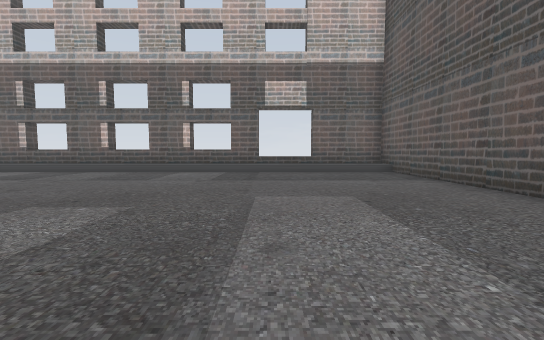
View 1 (above)

19 first-person views from a walk through a level from a Godot 3-D game. The camera is 1.4 m above the floor, tilts 4° down and sees 90° across. The floor is counted in squares, 2 m on a side. Each view is taken from the middle of a square. On the plan, view 1 faces up. The plan holds only what a view shows up to about 9 squares ahead; the rest is blank. The place goes on beyond the plan. Door leaves are left out where a doorway can be walked through. Some surface patterns are stand-ins.

View 2
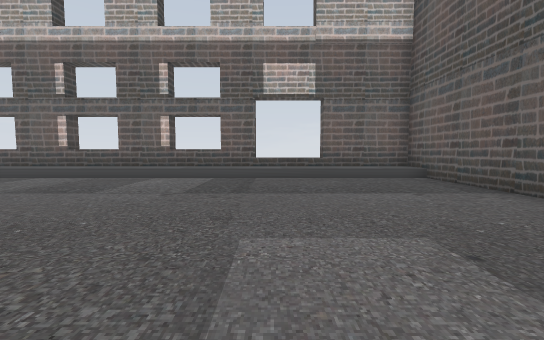

View 3
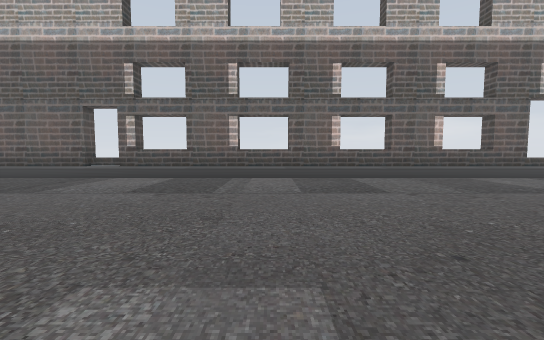

View 4
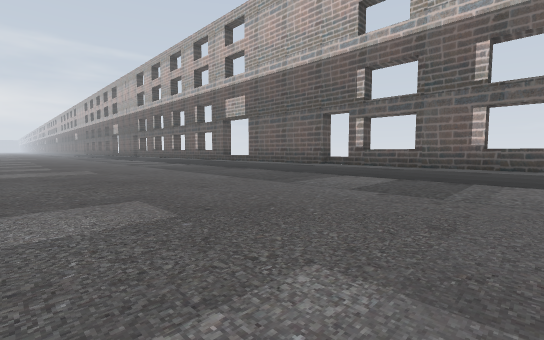

View 5
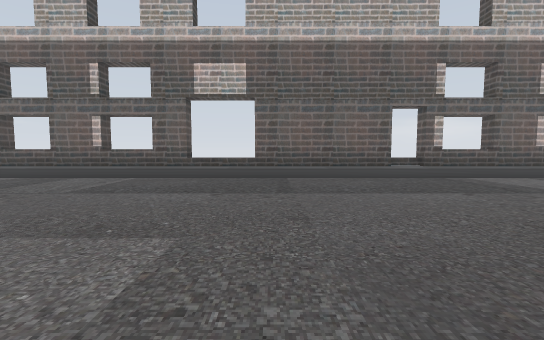

View 6
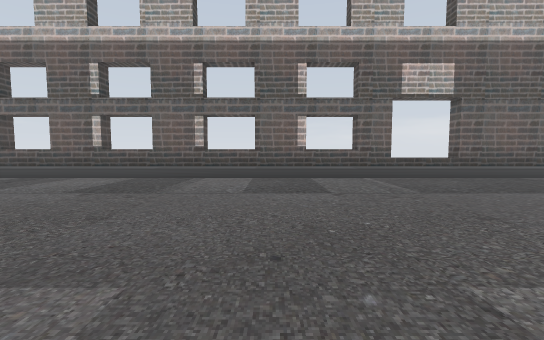

View 7
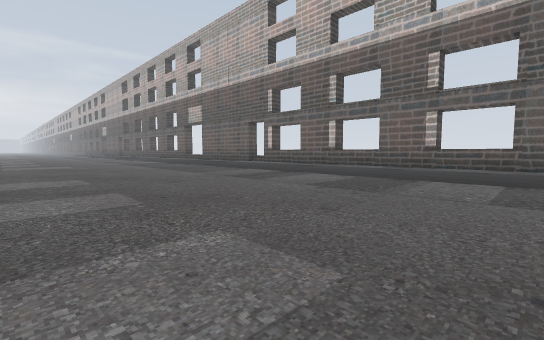

View 8
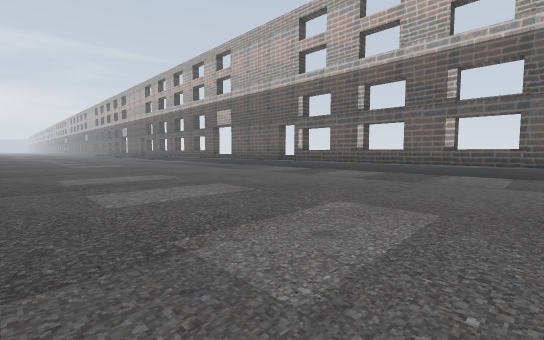

View 9
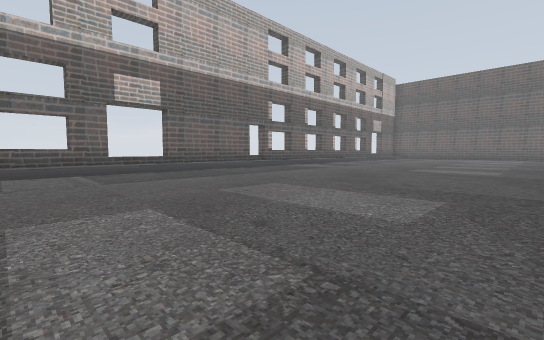

View 10
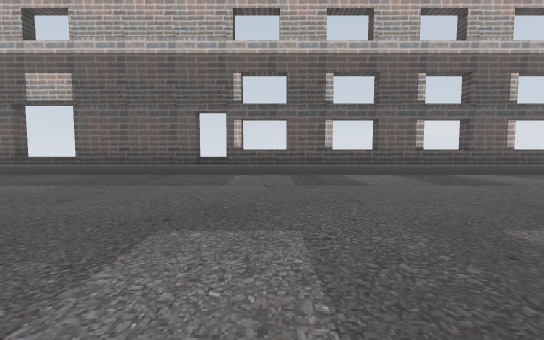

View 11
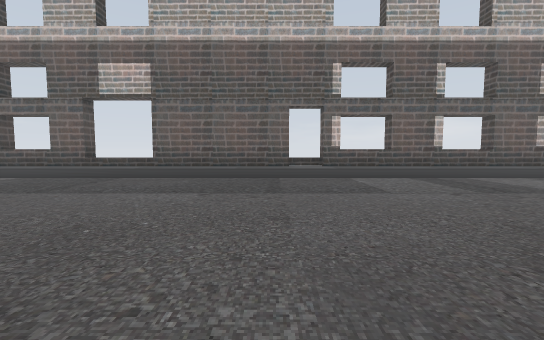

View 12
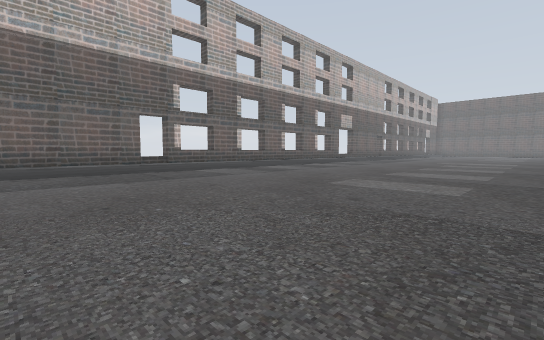

View 13
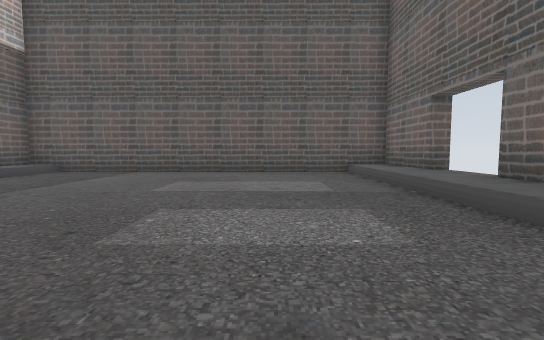

View 14
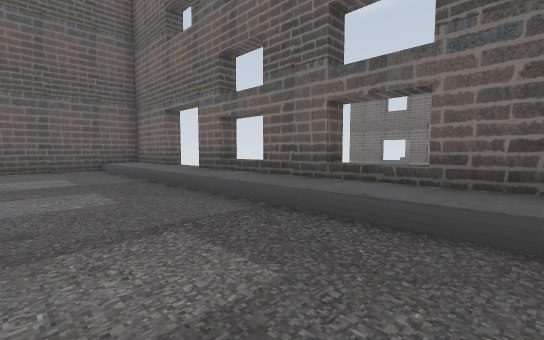

View 15
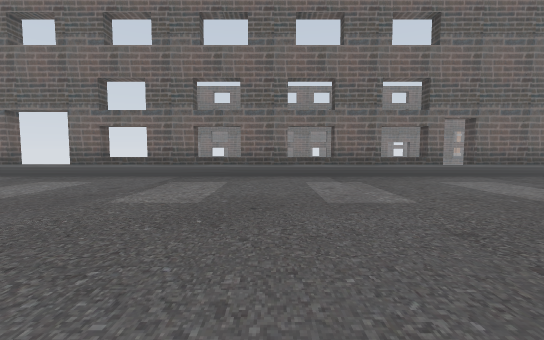

View 16
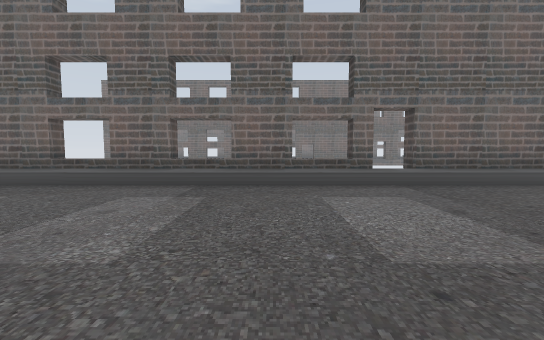

View 17
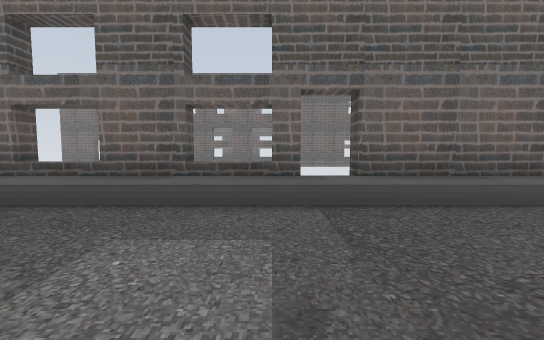

View 18
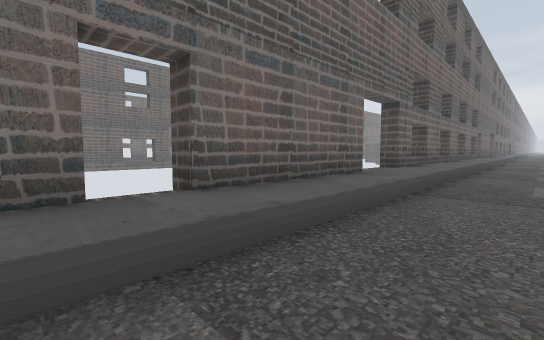

View 19
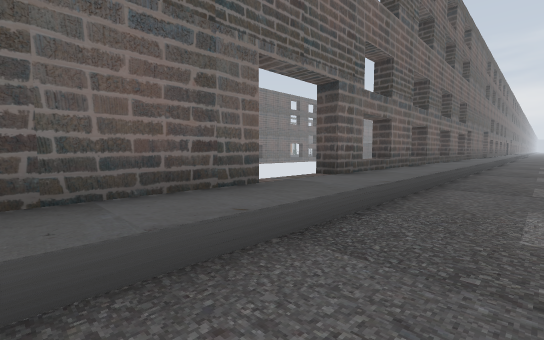

### Floor plan
Key: @ floor where view 1 was taken; # wall or solid block; . main floor; : floor 0.5 m higher than the main floor; + floor 1 m higher than the main floor; / step, stairs or slope; ^ raised ledge.
Columns run from 36 left of view 1 to 4 right of it. Each row starts with its distance up from view 1.
 11      #  ####  ###  #  # ###   #    #
 10 ####:#^##^##^##^#//####:#^##^##^##^#//###
  9 ////////////////////////////////////////#
  8 ........................................#
  7 ........................................#
  6 ........................................#
  5 ........................................#
  4 ........................................#
  3 ........................................#
  2 ........................................#
  1 ........................................#
  0 ....................................@...#
 -1           ::/::/:::::::::/::/::/::/:::::#
 -2            #+##+#::#### #+##+##+##+#::###

Positions as (right, up) in squares from view 1, and headings:
1: (0, 0), facing up
2: (0, 2), facing up
3: (-8, 2), facing up
4: (-8, 2), facing up-left
5: (-17, 2), facing up
6: (-23, 2), facing up
7: (-23, 2), facing up-left
8: (-23, 0), facing up-left
9: (-22, 0), facing up-right
10: (-30, 1), facing up
11: (-33, 2), facing up
12: (-36, 0), facing up-right
13: (-5, 2), facing right
14: (-7, 2), facing down-right
15: (-7, 7), facing down
16: (-10, 5), facing down
17: (-12, 3), facing down
18: (-12, 1), facing down-left
19: (-15, 1), facing down-left
